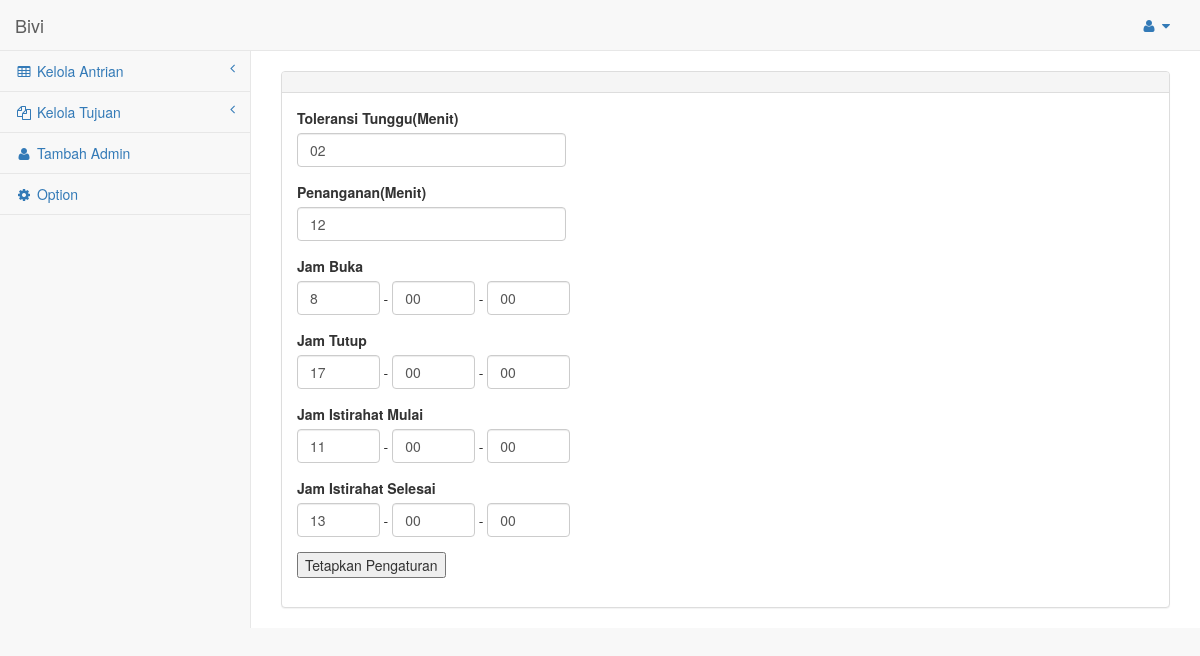
Screenshot of /index.php/admin/option_view with the database file from the repository.
### tables this page shows
CREATE TABLE IF NOT EXISTS `option` (
  `toleransi` int(11) NOT NULL,
  `penanganan` int(11) NOT NULL,
  `jam_mulai` int(11) NOT NULL,
  `jam_tutup` int(11) NOT NULL,
  `jam_istirahat_mulai` int(11) NOT NULL,
  `jam_istirahat_selesai` int(11) NOT NULL
);

### application/controllers/Admin.php (called while the page is built, shortened)
<?php
class admin extends CI_Controller
{
    public function __construct()
    {
        $this->load->model('Antri_model');
        $this->load->model('Tujuan_model');
        $this->load->model('Option_model');
        $this->load->model('Admin_model');
    }
    public function option_view()
    {
        $data = $this->Option_model->ambil_option();
        $this->load->view('header_view');
        $this->load->view('option_view', compact('data'));
    }
}

### index.php (called while the page is built, shortened)
<?php
require_once BASEPATH.'core/CodeIgniter.php';

### application/models/Option_model.php (called while the page is built, shortened)
<?php
class option_model extends CI_Model{
  public function ambil_option(){
    return $this->db->get('option')->row();;
  }
}

### application/views/option_view.php (the view, shortened to what this page needs)
        <div id="page-wrapper">
            <div class="row">
                <div class="col-lg-12" style="padding-top:20px;">
                    <div class="panel panel-default">
                        <div class="panel-heading">
                        </div>
                        <div class="panel-body">
                            <div class="row">
                                <div class="col-lg-6">
                                    <form role="form" action="<?php echo base_url('index.php/admin/set_option') ?>" method="post">
                                        <div class="form-group" id="lama">
                                            <label>Toleransi Tunggu(Menit)</label>
                                            <input class="form-control" name="toleransi" type="number" value="<?php echo gmdate('i', $data->toleransi); ?>">
                                        </div>
                                        <div class="form-group" id="lama">
                                          <label>Penanganan(Menit)</label>
                                          <input class="form-control" name="penanganan" type="number" value="<?php echo gmdate('i', $data->penanganan); ?>">
                                        </div>
                                        <div class="form-group">
                                          <label>Jam Buka</label>
                                          <input class="form-control" id="set_waktu" name="jam_buka_jam" type="number" value="<?php echo gmdate('G', $data->jam_mulai); ?>"> -
                                          <input class="form-control" id="set_waktu" name="jam_buka_menit"type="number" value="<?php echo gmdate('i', $data->jam_mulai); ?>"> -
                                          <input class="form-control" id="set_waktu" name="jam_buka_detik" type="number" value="<?php echo gmdate('s', $data->jam_mulai);?>">
                                        </div>
                                        <div class="form-group">
                                          <label>Jam Tutup</label>
                                          <input class="form-control" id="set_waktu" name="jam_tutup_jam" type="number" value="<?php echo gmdate('G', $data->jam_tutup);?>"> -
                                          <input class="form-control" id="set_waktu" name="jam_tutup_menit" type="number" value="<?php echo gmdate('i', $data->jam_tutup);?>"> -
                                          <input class="form-control" id="set_waktu" name="jam_tutup_detik" type="number" value="<?php echo gmdate('s', $data->jam_tutup);?>">
                                        </div>
                                        <div class="form-group">
                                          <label>Jam Istirahat Mulai</label>
                                          <input class="form-control" id="set_waktu" name="jam_istirahat_jam" type="number" value="<?php echo gmdate('G', $data->jam_istirahat_mulai);?>"> -
                                          <input class="form-control" id="set_waktu" name="jam_istirahat_menit" type="number" value="<?php echo gmdate('i', $data->jam_istirahat_mulai);?>"> -
                                          <input class="form-control" id="set_waktu" name="jam_istirahat_detik" type="number" value="<?php echo gmdate('s', $data->jam_istirahat_mulai);?>">
                                        </div>
                                        <div class="form-group">
                                          <label>Jam Istirahat Selesai</label>
                                          <input class="form-control" id="set_waktu" name="jam_istirahat_selesai_jam" type="number" value="<?php echo gmdate('G', $data->jam_istirahat_selesai);?>"> -
                                          <input class="form-control" id="set_waktu" name="jam_istirahat_selesai_menit" type="number" value="<?php echo gmdate('i', $data->jam_istirahat_selesai);?>"> -
                                          <input class="form-control" id="set_waktu" name="jam_istirahat_selesai_detik" type="number" value="<?php echo gmdate('s', $data->jam_istirahat_selesai);?>">
                                        </div>
                                        <button class="submit" class="btn btn-default">Tetapkan Pengaturan</button>
                                      </form>
                                </div>
                                </div>
                            </div>
                        </div>
                    </div>
                </div>
            </div>
</body>
</html>

### application/views/header_view.php (shortened to what this page needs)
<html lang="en">
<head>
    <link href="<?php echo base_url('assets/css/css.css') ?>" rel="stylesheet">
    <link href="<?php echo base_url('assets/template') ?>/vendor/bootstrap/css/bootstrap.min.css" rel="stylesheet">
    <link href="<?php echo base_url('assets/template') ?>/vendor/metisMenu/metisMenu.min.css" rel="stylesheet">
    <link href="<?php echo base_url('assets/template') ?>/dist/css/sb-admin-2.css" rel="stylesheet">
    <link href="<?php echo base_url('assets/template') ?>/vendor/morrisjs/morris.css" rel="stylesheet">
    <link href="<?php echo base_url('assets/template') ?>/vendor/font-awesome/css/font-awesome.min.css" rel="stylesheet" type="text/css">
</head>
<body>
    <div id="wrapper">
        <nav class="navbar navbar-default navbar-static-top" role="navigation" style="margin-bottom: 0">
            <div class="navbar-header">
                <a class="navbar-brand" href="index.html">Bivi</a>
            </div>
            <ul class="nav navbar-top-links navbar-right">
                <li class="dropdown">
                    <a class="dropdown-toggle" data-toggle="dropdown" href="#">
                        <i class="fa fa-user fa-fw"></i> <i class="fa fa-caret-down"></i>
                    </a>
                </li>
            </ul>
            <div class="navbar-default sidebar" role="navigation">
                <div class="sidebar-nav navbar-collapse">
                    <ul class="nav" id="side-menu">
                      <li>
                          <a href="#"><i class="fa fa-table fa-fw"></i> Kelola Antrian<span class="fa arrow"></span></a>
                      </li>
                        <li>
                            <a href="#"><i class="fa fa-files-o fa-fw"></i> Kelola Tujuan<span class="fa arrow"></span></a>
                        </li>
                        <li>
                          <a href="<?php echo base_url('index.php/admin/tambah_admin_view')?>"><i class="fa fa-user fa-fw"></i> Tambah Admin</a>
                        </li>
                        <li>
                            <a href="<?php echo base_url('index.php/admin/option_view') ?>"><i class="fa fa-cog fa-fw"></i> Option</a>
                        </li>
                      </ul>
                </div>
            </div>
        </nav>
    </div>

### assets/css/css.css (style rules this page uses)
#set_waktu { width: 20%; display: inline-block; }
.form-group label { display: block; }
#lama { width: 65%; }

### rows the page displays
option: toleransi "02", penanganan "12", jam_buka_jam "8", jam_buka_menit "00", jam_buka_detik "00", jam_tutup_jam "17", jam_tutup_menit "00", jam_tutup_detik "00", jam_istirahat_jam "11", jam_istirahat_menit "00", jam_istirahat_detik "00", jam_istirahat_selesai_jam "13", jam_istirahat_selesai_menit "00", jam_istirahat_selesai_detik "00"
